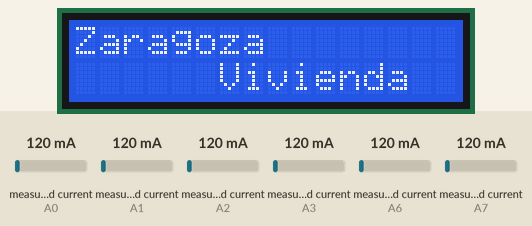
Recording of a sketch running on a simulated Arduino Nano, built with avr-gcc and run on an emulated ATmega328P. Parts: 16×2 character LCD. The test bench sets the inputs (shaded band); at power-on: measured current (sensors on A0, A1, A2, A3, A6, A7) 120 mA. What the sketch prints to the serial monitor is not drawn.

Above: at 0.2 s.
At 29.1 s:
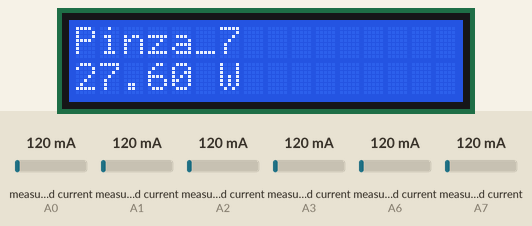
At 45.5 s:
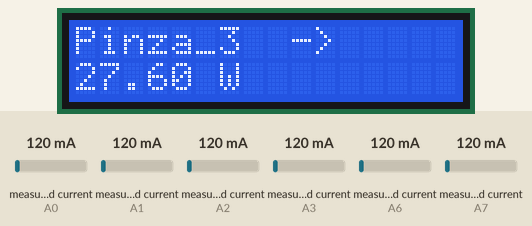
At 61.7 s:
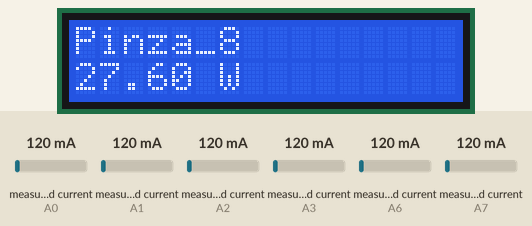
At 92.5 s:
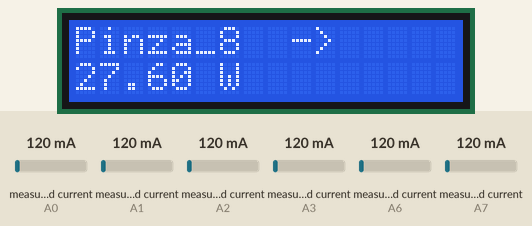
At 127.0 s:
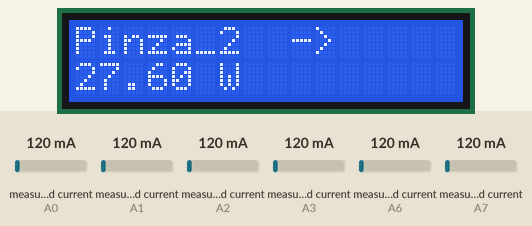

The sketch:

ecobuilding-arduino-display_1.ino
```cpp
#define DEBUG 0

#define BPS 115200 //Velocidad de las comunicaciones

#include <SoftwareSerial.h>
#define RXPIN 6
#define TXPIN 5
SoftwareSerial wifiSerialInit (RXPIN,TXPIN);

#include <FaBoLCD_PCF8574.h>
FaBoLCD_PCF8574 lcd;

#include "temperature_sensor.h"
#include "power_sensor.h"

uint32_t t_last_tx=0;
uint32_t t_last_lcd=0;

void setup(void)

  {

     Serial.begin(BPS);
     wifiSerialInit.begin(BPS);
     temperatureSensorsBegin();

     lcd.begin(16, 2);
     lcd.setCursor(0, 0); lcd.print(F("Zaragoza"));
     lcd.setCursor(0, 1); lcd.print(F("      Vivienda"));
  }

void loop(void)
  {
    uint32_t current_time= millis();

    if ((current_time - t_last_tx) > 40000)
      {
        Serial.print(F("******Print WIFI - sgs: "));
        t_last_tx = current_time;
        Serial.println(millis() / 1000);
        //buildTemperatureMessage(0);
        buildPowerMessage(0);
      }

    if ((current_time - t_last_lcd) > 20000)
      {
        Serial.print(F("******Print LCD - sgs: "));
        t_last_lcd = current_time;
        Serial.println(millis() / 1000);
        //buildTemperatureMessage(1);
        buildPowerMessage(1);
      }

  }
```

power_sensor.h
```cpp
#ifndef power_sensor_h
#define power_sensor_h

// *******************************************************
// ******** CONFIGURACION SENSORES DE POTENCIA    ********
// *******************************************************

#define NUMBER_OF_PWR_SENSORS 6

#define MAME_PWR_1 "Pinza_1"
#define ENTER_1 A0
#define CURRENT_CONST_1 500

#define MAME_PWR_2 "Pinza_2"
#define ENTER_2 A1
#define CURRENT_CONST_2 500

#define MAME_PWR_3 "Pinza_3"
#define ENTER_3 A2
#define CURRENT_CONST_3 500

#define MAME_PWR_4 "Pinza_4"
#define ENTER_4 A3
#define CURRENT_CONST_4 1600

#define MAME_PWR_5 "Pinza_7"
#define ENTER_5 A6
#define CURRENT_CONST_5 1600

#define MAME_PWR_6 "Pinza_8"
#define ENTER_6 A7
#define CURRENT_CONST_6 1600


// *******************************************************

#include "EmonLib.h"                   // Include Emon Library
EnergyMonitor emon1;

// variable declaration

String name_pwr[]=
  {
    MAME_PWR_1,
    MAME_PWR_2,
    MAME_PWR_3,
    MAME_PWR_4,
    MAME_PWR_5,
    MAME_PWR_6
  };

int enter_pin[]=
  {
    ENTER_1,
    ENTER_2,
    ENTER_3,
    ENTER_4,
    ENTER_5,
    ENTER_6


  };

float current_const[]=
  {
    CURRENT_CONST_1,
    CURRENT_CONST_2,
    CURRENT_CONST_3,
    CURRENT_CONST_4,
    CURRENT_CONST_5,
    CURRENT_CONST_6
  };

// Function Prototypes
void buildPowerMessage(uint8_t);


void buildPowerMessage(uint8_t output)
  {
    for (uint8_t i=0; i < NUMBER_OF_PWR_SENSORS; i++)
      {
        emon1.current(enter_pin[i],current_const[i]);      // Current: input pin, calibration.

        for (uint8_t i=0; i<9; i++)
          {
            double Irms = emon1.calcIrms(1480);  // Calculate Irms only
          }

        double Irms = emon1.calcIrms(1480);
        double Pwr=(Irms*230.0);

        String value_pwr = String(Pwr,2);
        if (output==0)
          {
            Serial.println("wifiSerialInit.println");
            Serial.println (name_pwr[i] + ":" + value_pwr);

            lcd.clear();
            lcd.setCursor(0, 0); lcd.print(name_pwr[i]+"  ->");
            lcd.setCursor(0, 1);lcd.print(value_pwr + " W");

            wifiSerialInit.println (name_pwr[i] + ":" + value_pwr);
          }
        if (output==1)
          {
            Serial.println("wifiSerialInit.println");
            Serial.println (name_pwr[i] + ":" + value_pwr);

            lcd.clear();
            lcd.setCursor(0, 0); lcd.print(name_pwr[i]);
            lcd.setCursor(0, 1);lcd.print(value_pwr + " W");

          }
      }
  }

#endif
```

temperature_sensor.h
```cpp
#ifndef temperature_sensor_h
#define temperature_sensor_h


// *******************************************************
// ******** CONFIGURACION SENSORES DE TEMPERATURA ********
// *******************************************************

// #define ONE_WIRE_BUS 6 // arduino uno
// #define ONE_WIRE_BUS 4 // arduino nano
#define ONE_WIRE_BUS 19 // pump A5 pin 28

// Lower resolution
#define TEMPERATURE_PRECISION 9

//#define POSITION_1  {0x28,0xFF,0xFD,0x36,0x84,0x16,0x04,0x98}
//#define POSITION_1  {0x28,0xA3,0x77,0x02,0x08,0x00,0x00,0x05}
#define POSITION_1  {0x28,0xff,0xb6,0x39,0x84,0x16,0x04,0x9b}
#define NAME_SENSOR_1 "Temp_Out"
#define POSITION_2  {0x28,0x7B,0x6B,0x02,0x08,0x00,0x00,0x3D}
#define NAME_SENSOR_2 "Temp_In"
#define POSITION_3  {0x28,0x53,0x8E,0x01,0x08,0x00,0x00,0xAA}
#define NAME_SENSOR_3 "Temp_Amb"
#define POSITION_4  {0x28,0xFF,0x86,0x40,0x70,0x16,0x05,0x69}
#define NAME_SENSOR_4 "Tra Planta 3"
#define POSITION_5  {0xEE,0xEE,0xEE,0xEE,0xEE,0xEE,0xEE,0xEE}
#define NAME_SENSOR_5 " SENSOR POSITION"
#define POSITION_6  {0xEE,0xEE,0xEE,0xEE,0xEE,0xEE,0xEE,0xEE}
#define NAME_SENSOR_6 " SENSOR POSITIONL"
#define POSITION_7  {0xEE,0xEE,0xEE,0xEE,0xEE,0xEE,0xEE,0xEE}
#define NAME_SENSOR_7 " SENSOR POSITION"
#define POSITION_8  {0xEE,0xEE,0xEE,0xEE,0xEE,0xEE,0xEE,0xEE}
#define NAME_SENSOR_8 " SENSOR POSITION"
#define POSITION_9  {0xEE,0xEE,0xEE,0xEE,0xEE,0xEE,0xEE,0xEE}
#define NAME_SENSOR_9 " SENSOR POSITION"
#define POSITION_10  {0xEE,0xEE,0xEE,0xEE,0xEE,0xEE,0xEE,0xEE}
#define NAME_SENSOR_10 " SENSOR POSITION"
#define POSITION_11  {0xEE,0xEE,0xEE,0xEE,0xEE,0xEE,0xEE,0xEE}
#define NAME_SENSOR_11 " SENSOR POSITION"
#define POSITION_12  {0xEE,0xEE,0xEE,0xEE,0xEE,0xEE,0xEE,0xEE}
#define NAME_SENSOR_12 " SENSOR POSITION"


// *******************************************************

#include <OneWire.h>
#include <DallasTemperature.h>

void buildTemperatureMessage(uint8_t);
String printName(DeviceAddress deviceAddress);
bool compareAddress(DeviceAddress deviceAddress_c_1, DeviceAddress deviceAddress_c_2);
void printResoltion(DeviceAddress deviceAddressPr);
String printAddress(DeviceAddress deviceAddressPa);
void temperatureSensorsBegin();


DeviceAddress tempDeviceAddress;
OneWire oneWire(ONE_WIRE_BUS);
DallasTemperature sensors_m(&oneWire);


 //DeviceAddress
uint8_t deviceAddress_1[]=POSITION_1;
uint8_t deviceAddress_2[]=POSITION_2;
uint8_t deviceAddress_3[]=POSITION_3;
uint8_t deviceAddress_4[]=POSITION_4;
uint8_t deviceAddress_5[]=POSITION_5;
uint8_t deviceAddress_6[]=POSITION_6;
uint8_t deviceAddress_7[]=POSITION_7;
uint8_t deviceAddress_8[]=POSITION_8;
uint8_t deviceAddress_9[]=POSITION_9;
uint8_t deviceAddress_10[]=POSITION_10;
uint8_t deviceAddress_11[]=POSITION_11;
uint8_t deviceAddress_12[]=POSITION_12;


String temperatureString = ("");
uint8_t numberOfDevices=0;


void buildTemperatureMessage(uint8_t output) {

    if (DEBUG) Serial.println(F("********buildTemperatureMessage()"));
    numberOfDevices = sensors_m.getDeviceCount();
    if (DEBUG) Serial.print(F("numberOfDevices = "));
    if (DEBUG) Serial.println(numberOfDevices);
    sensors_m.requestTemperatures();


    for(int i=0;i<numberOfDevices; i++)
        {
           if(sensors_m.getAddress(tempDeviceAddress, i))
           {
             if (DEBUG) Serial.print(F("****device number= "));
             if (DEBUG) Serial.println(i);
             float tempC = sensors_m.getTempC(tempDeviceAddress);
             String value_18 = String(tempC,1);
             String name_18 = printName(tempDeviceAddress);
             if (DEBUG) Serial.println(name_18 + ":" + value_18);

             if (output==0)
                 {
                      // lcd.clear();
                      // lcd.setCursor(0, 0); lcd.print(name_18);
                      // lcd.setCursor(0, 1);lcd.print(value_18);
                      // wifiBasic.enviarPost(name_18, value_18);
		                  Serial.print("sensor_name:" + name_18);
                      Serial.println(",sensor_value:" + value_18);
                  }


             if (output==1)
                 {
                     // lcd.clear();
                     // lcd.setCursor(0, 0); lcd.print(name_18);
                     // lcd.setCursor(0, 1);lcd.print(value_18);
                     // delay(4000);
                     Serial.println(name_18 + ": " + value_18);
                  }

             // if (output==2) wifiBasic.enviarPost(name_18, value_18);


           }
        }
}


String printName(DeviceAddress deviceAddress)
{

  String temp_sensor_name;

  // Incluye el nombre del sensor
  if     (compareAddress(deviceAddress,deviceAddress_1))  {temp_sensor_name = F((NAME_SENSOR_1));}
  else if(compareAddress(deviceAddress,deviceAddress_2))  {temp_sensor_name = F((NAME_SENSOR_2));}
  else if(compareAddress(deviceAddress,deviceAddress_3))  {temp_sensor_name = F((NAME_SENSOR_3));}
  else if(compareAddress(deviceAddress,deviceAddress_4))  {temp_sensor_name = F((NAME_SENSOR_4));}
  else if(compareAddress(deviceAddress,deviceAddress_5))  {temp_sensor_name = F((NAME_SENSOR_5));}
  else if(compareAddress(deviceAddress,deviceAddress_6))  {temp_sensor_name = F((NAME_SENSOR_6));}
  else if(compareAddress(deviceAddress,deviceAddress_7))  {temp_sensor_name = F((NAME_SENSOR_7));}
  else if(compareAddress(deviceAddress,deviceAddress_8))  {temp_sensor_name = F((NAME_SENSOR_8));}
  else if(compareAddress(deviceAddress,deviceAddress_9))  {temp_sensor_name = F((NAME_SENSOR_9));}
  else if(compareAddress(deviceAddress,deviceAddress_10)) {temp_sensor_name = F((NAME_SENSOR_10));}
  else if(compareAddress(deviceAddress,deviceAddress_11)) {temp_sensor_name = F((NAME_SENSOR_11));}
  else if(compareAddress(deviceAddress,deviceAddress_12)) {temp_sensor_name = F((NAME_SENSOR_12));}

  else temp_sensor_name = printAddress(deviceAddress);

 return temp_sensor_name;

}


bool compareAddress(DeviceAddress deviceAddress_c_1, DeviceAddress deviceAddress_c_2)
  {
    for(int i=0;i<7; i++)
      {
        if (deviceAddress_c_1[i] != deviceAddress_c_2[i]){return false;}
      }
    return true;
  }

void printResoltion(DeviceAddress deviceAddressPr)
{
  temperatureString += (sensors_m.getResolution(deviceAddressPr), DEC);
}


String printAddress(DeviceAddress deviceAddressPa)
{
  String string_temp_r="";
  for (uint8_t i = 0; i < 8; i++)
  {
    if (deviceAddressPa[i] < 16) string_temp_r += ("0");
    uint8_t temp= (deviceAddressPa[i]);
    String stringTemp =  String(temp, HEX);
    string_temp_r = string_temp_r +stringTemp;
  }
  return string_temp_r;
}

void temperatureSensorsBegin() {sensors_m.begin();}


#endif
```

Measured:
- what the display in image 1 shows lasts 1.8 s, from 29.0 s to 30.8 s
- what the display in image 3 shows lasts 10.9 s, from 61.7 s to 72.6 s
